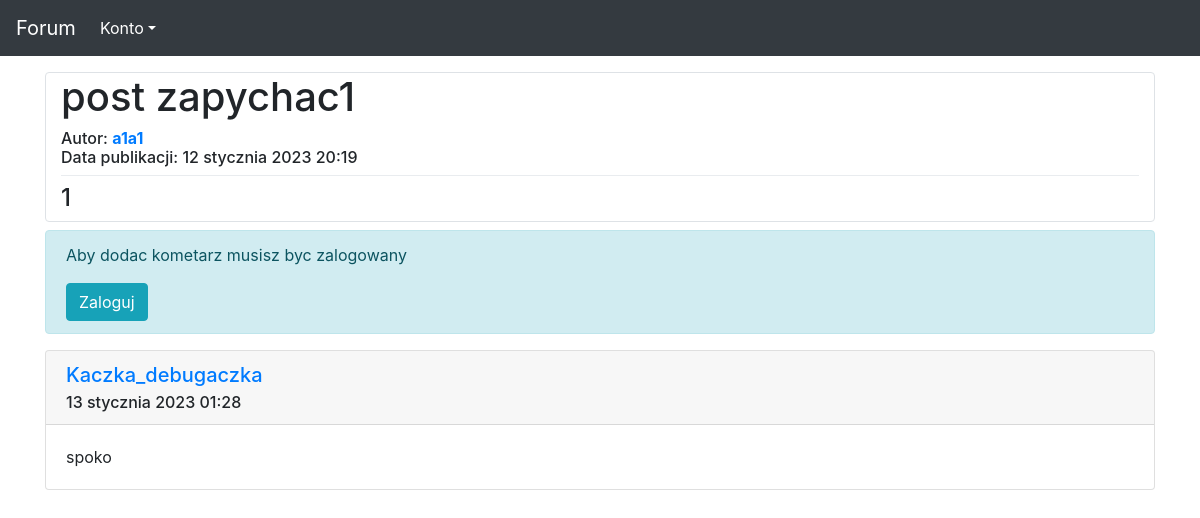
Page /17 on the earlier database version.
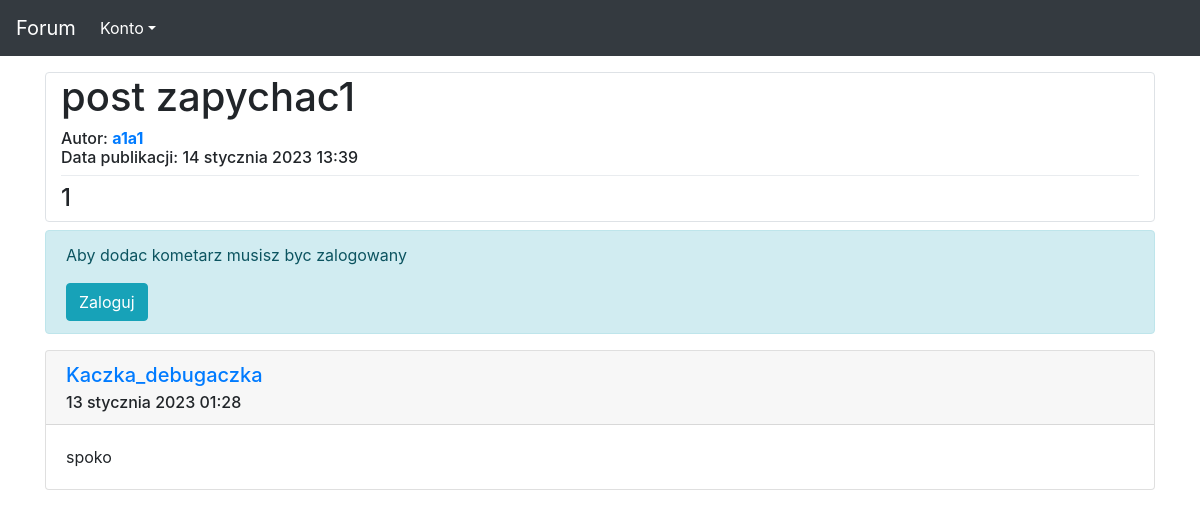
Same page on the later database version.
### forum/models.py (models this page shows, shortened)
class Post(models.Model):
    author = models.ForeignKey(User, on_delete=models.CASCADE)
    title = models.CharField(max_length=100)
    description = models.TextField()
    published_date = models.DateTimeField(default=timezone.now)
    updated = models.DateTimeField(blank=True, null=True)
    views = models.IntegerField(default=0)

### forum/views.py (the view)
# urls.py: path('<int:pk>', views.post_detail, name='post'),
def post_detail(request, pk):
    post = get_object_or_404(Post, pk=pk)
    return render(request, 'forum/post.html', {'post': post})

### forum/templates/forum/post.html (shortened to what this page needs)
{% extends 'szablon.html' %}
{% block naglowek %}
    <div class="container border rounded mt-3">
        <h1>{{ post.title }}
        </h1>
        <h6>Autor: <b><a href="{% url 'users:index' pk=post.author.id %}">{{ post.author }}</a></b><br> Data publikacji: {{ post.published_date }}</h6>
        <div class="dropdown-divider"></div>
        <h4>{{ post.description|linebreaksbr }}</h4>
    </div>
{% endblock naglowek %}
{% block tresc %}
        {% if user.is_authenticated %}
            <a class="btn btn-primary" href="{% url 'forum:add_answer' pk=post.pk %}">Dodaj komentarz</a>
        {% else %}
            <div class="alert alert-info">
                <p>Aby dodac kometarz musisz byc zalogowany</p>
                <a href="{% url 'users:loguj' %}" class="btn btn-info" role="button">Zaloguj</a>
            </div>
        {% endif %}
        {% for answer in post.answers.all %}
            <div class="card mt-3">
                <div class="card-header">
                    <h5 class="card-title">
                        <a href="{% url 'users:index' pk=answer.author.id %}">{{ answer.author }}</a>
                    </h5>
                    <h6 class="card-subtitle">
                        {{ answer.published_date }}
                    </h6>
                </div>
                <div class="card-body">
                    <div class="card-text">
                        {{ answer.text|truncatechars:30 }}
                    </div>
                </div>
            </div>
            {% empty %}
            <p>Brak komentarzy :(</p>
        {% endfor %}
{% endblock tresc %}

Differences in the rows shown:
changed Post "post zapychac1": published_date "12 stycznia 2023 20:19" → "14 stycznia 2023 13:39"
